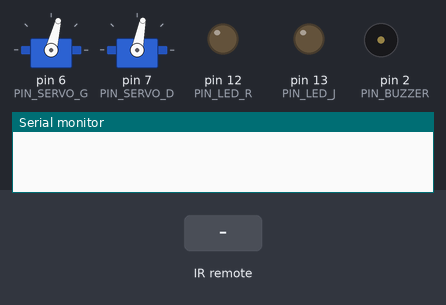
Bench run of a sketch on a simulated Arduino Uno, built with avr-gcc and run on an emulated ATmega328P. On the bench: 2 × servo, output pins drawn as LEDs (lit = HIGH), buzzer (waves = sounding), the last lines printed to the serial monitor. The inputs (shaded band) are chosen by the test bench.

Above: at 1.6 s.
1.7 s: infrared code 0x1A1A840D received
At 3.79 s:
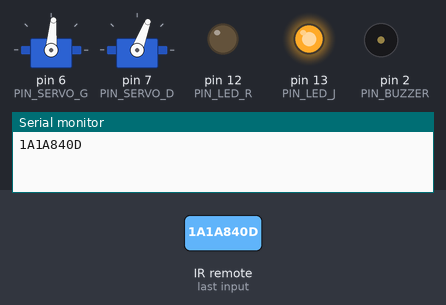
4.7 s: infrared code 0xBE3789AF received
At 6.82 s:
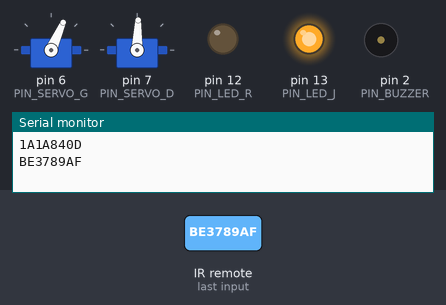
7.7 s: infrared code 0xF52A30ED received
At 8.1 s:
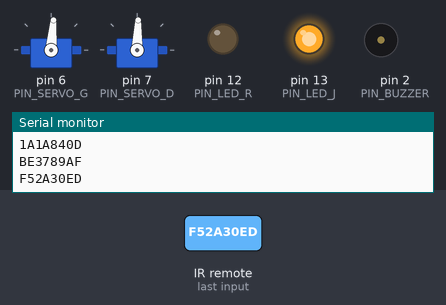
9.7 s: infrared code 0xB4376089 received
At 10.1 s:
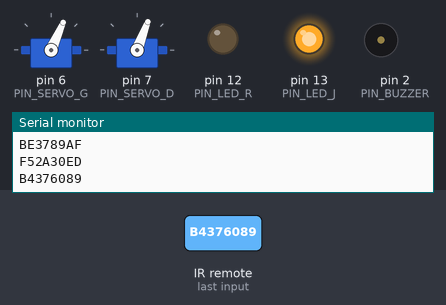
Timing chart, 0 to 12.2 s (numbered marks = the images above; inputs shaded):
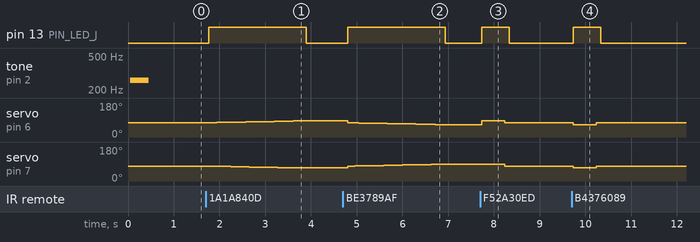

The sketch:

Robot_2_Roues.ino
```cpp
/////////////////////////////////////////////////////////////////////////////////////
/*
   Robot à 2 roues télécommandé par IR (version 2016.10.06a)
   Copyright 2016 - Eric Sérandour

   This program is free software; you can redistribute it and/or modify
   it under the terms of the GNU General Public License as published by
   the Free Software Foundation; either version 2 of the License, or
   (at your option) any later version.

   This program is distributed in the hope that it will be useful,
   but WITHOUT ANY WARRANTY; without even the implied warranty of
   MERCHANTABILITY or FITNESS FOR A PARTICULAR PURPOSE. See the
   GNU General Public License for more details.

   You should have received a copy of the GNU General Public License along
   with this program; if not, write to the Free Software Foundation, Inc.,
   51 Franklin Street, Fifth Floor, Boston, MA 02110-1301 USA.
*/
//////////////////////////////////////////////////////////////////////////////////////
/*
  Compilation réussie avec Arduino 1.0.5, pas avec Arduino 1.6.12
  Type de carte : Arduino Uno
*/
//////////////////////////////////////////////////////////////////////////////////////

#include <Servo.h>
#include <IRremote.h>  // Téléchargeable ici : https://github.com/z3t0/Arduino-IRremote

#define PIN_SERVO_G   6
#define PIN_SERVO_D   7
#define PIN_IR        8
#define PIN_LED_R    12
#define PIN_LED_J    13
#define PIN_BUZZER    2

// Création de 2 objets Servo pour contrôler chacun des servomoteurs
Servo myServoG;    // Le servomoteur qui supporte la roue gauche
Servo myServoD;    // Le servomoteur qui supporte la roue droite

// Les moteurs des roues
const int VIT_G0 = 1324;  // Le moteur gauche est à l'arrêt (à adapter)
const int VIT_D0 = 1356;  // Le moteur droit est à l'arrêt (à adapter)
const int VIT_MAX = 100;  // Vitesse maximum
int vitG = VIT_G0;        // Vitesse du moteur gauche
int vitD = VIT_D0;        // Vitesse du moteur gauche
int robotBouge = 0;       // 0 : immobile // 1 : en avant // -1 : en arrière

// La télécommande IR
IRrecv irrecv(PIN_IR);
decode_results results;

///////////////////////////////////////////////////////////////////////////////////////////////////////

void setup()
{
  Serial.begin(9600);
  irrecv.enableIRIn(); // Start the receiver

  pinMode(PIN_SERVO_G, OUTPUT);
  pinMode(PIN_SERVO_D, OUTPUT);
  pinMode(PIN_LED_R, OUTPUT);
  pinMode(PIN_LED_J, OUTPUT);
  pinMode(PIN_BUZZER, OUTPUT);

  myServoG.attach(PIN_SERVO_G);
  myServoD.attach(PIN_SERVO_D);

  // On n'avance pas !!!
  robotImmobile();

  // 3 petites notes pour commencer
  for (int i = 1; i <= 3 ; i++) {
    playNote('c', 100);
    delay(50);
  }
}

///////////////////////////////////////////////////////////////////////////////////////////////////////

void loop() {
  digitalWrite(PIN_LED_J, LOW);
  if (irrecv.decode(&results)) {
    Serial.println(results.value, HEX);
    irrecv.resume();  // Receive the next value
    switch (results.value) {
      case 0x1A1A840D :  // Avance : touche CH up
        digitalWrite(PIN_LED_J, HIGH);
        robotAvance(0, VIT_MAX, 2000);
        break;
      case 0xBE3789AF :  // Recule : touche CH down
        digitalWrite(PIN_LED_J, HIGH);
        robotRecule(0, VIT_MAX, 2000);
        break;
      case 0xB4376089 :  // Pivote à gauche : touche VOL down
        digitalWrite(PIN_LED_J, HIGH);
        robotPivoteG(VIT_MAX, 500);
        break;
      case 0xF52A30ED :  // Pivote à droite : touche VOL up
        digitalWrite(PIN_LED_J, HIGH);
        robotPivoteD(VIT_MAX, 500);
        break;
      case 0x9FDBA829 :  // Décélère : touche P/L
        digitalWrite(PIN_LED_J, HIGH);
        if (robotBouge != 0) { robotDecelere(VIT_MAX, 0, 2000); }
        break;
      case 0x182E178D :  // Immobile : touche PAS DE SON
        digitalWrite(PIN_LED_J, HIGH);
        robotImmobile();
        break;
      case 0x383952AF :  // Immobile : touche MARCHE / ARRET
        digitalWrite(PIN_LED_J, HIGH);
        robotImmobile();
        break;
    }
  }
  delay(100);
}

///////////////////////////////////////////////////////////////////////////////////////////////////////
// Le robot est à l'arrêt
///////////////////////////////////////////////////////////////////////////////////////////////////////

void robotImmobile()
 {
  vitG = VIT_G0;
  vitD = VIT_D0;
  myServoG.writeMicroseconds(vitG);  // Moteur à l'arrêt
  myServoD.writeMicroseconds(vitD);  // Moteur à l'arrêt
  robotBouge = 0;  // false
 }

///////////////////////////////////////////////////////////////////////////////////////////////////////
// Le robot accélère en avançant
///////////////////////////////////////////////////////////////////////////////////////////////////////

void robotAvance(int vitMin, int vitMax, int duree)
{
  for (int i = vitMin; i <= vitMax; i++){
    vitG = VIT_G0 + i;
    vitD = VIT_D0 - i;
    myServoG.writeMicroseconds(vitG);
    myServoD.writeMicroseconds(vitD);
    delay(duree / (vitMax-vitMin));
  }
  robotBouge = 1;  // true
}

///////////////////////////////////////////////////////////////////////////////////////////////////////
// Le robot accélère en reculant
///////////////////////////////////////////////////////////////////////////////////////////////////////

void robotRecule(int vitMin, int vitMax, int duree)
{
  for (int i = vitMin; i <= vitMax; i++){
    vitG = VIT_G0 - i;
    vitD = VIT_D0 + i;
    myServoG.writeMicroseconds(vitG);
    myServoD.writeMicroseconds(vitD);
    delay(duree / (vitMax-vitMin));
  }
  robotBouge = -1;  // true
}

///////////////////////////////////////////////////////////////////////////////////////////////////////
// Le robot décélère
///////////////////////////////////////////////////////////////////////////////////////////////////////

void robotDecelere(int vitMax, int vitMin, int duree)
{
  for (int i = vitMax; i >= vitMin; i--){
    vitG = VIT_G0 + (i * robotBouge);
    vitD = VIT_D0 - (i * robotBouge);
    myServoG.writeMicroseconds(vitG);
    myServoD.writeMicroseconds(vitD);
    delay(duree / (vitMax-vitMin));
  }
  robotBouge = 0;  // false
}

///////////////////////////////////////////////////////////////////////////////////////////////////////
// Le robot pivote à gauche
///////////////////////////////////////////////////////////////////////////////////////////////////////

void robotPivoteG(int vit, int duree)
{
  vitG = VIT_G0 - vit;
  vitD = VIT_D0 - vit;
  myServoG.writeMicroseconds(vitG);
  myServoD.writeMicroseconds(vitD);
  delay(duree);
  robotImmobile();
}

///////////////////////////////////////////////////////////////////////////////////////////////////////
// Le robot pivote à droite
///////////////////////////////////////////////////////////////////////////////////////////////////////

void robotPivoteD(int vit, int duree)
{
  vitG = VIT_G0 + vit;
  vitD = VIT_D0 + vit;
  myServoG.writeMicroseconds(vitG);
  myServoD.writeMicroseconds(vitD);
  delay(duree);
  robotImmobile();
}

///////////////////////////////////////////////////////////////////////////////////////////////////////
// Buzzer
///////////////////////////////////////////////////////////////////////////////////////////////////////

void playTone(int tone, int duration)
{
  for (long i = 0; i < duration * 1000L; i += tone * 2) {
    digitalWrite(PIN_BUZZER, HIGH);
    delayMicroseconds(tone);
    digitalWrite(PIN_BUZZER, LOW);
    delayMicroseconds(tone);
  }
}

void playNote(char note, int duration)
{
  char names[ ] = { 'c', 'd', 'e', 'f', 'g', 'a', 'b', 'C' };        // Do Ré Mi Fa Sol La Si Do
  int tones[ ] = { 1915, 1700, 1519, 1432, 1275, 1136, 1014, 956 };  // Demi-période en ms
  // Play the tone corresponding to the note name
  for (int i = 0; i < 8; i++) {
    if (names[i] == note) {
      playTone(tones[i], duration);
    }
  }
}

///////////////////////////////////////////////////////////////////////////////////////////////////////
```

Measured:
- after the input at 1.7 s, pin 13 (PIN_LED_J): LOW → HIGH after 0.06 s, → LOW 2.1 s later; servo on pin 6 (PIN_SERVO_G): moves from 76° to 85° over 1.7 s, starting after 0.25 s; servo on pin 7 (PIN_SERVO_D): moves from 79° to 69° over 1.9 s, starting after 0.12 s
- after the input at 4.7 s, pin 13 (PIN_LED_J): LOW → HIGH after 0.10 s, → LOW 2.1 s later; servo on pin 6 (PIN_SERVO_G): moves from 85° to 66° over 1.9 s, starting after 0.10 s; servo on pin 7 (PIN_SERVO_D): moves from 69° to 88° over 1.8 s, starting after 0.10 s
- after the input at 7.7 s, pin 13 (PIN_LED_J): LOW → HIGH at once, → LOW 0.60 s later; servo on pin 6 (PIN_SERVO_G): 66° → 85° at once, → 76° 0.50 s later; servo on pin 7 (PIN_SERVO_D): 88° → 79° after 0.54 s
- after the input at 9.7 s, pin 13 (PIN_LED_J): LOW → HIGH at once, → LOW 0.60 s later; servo on pin 6 (PIN_SERVO_G): 76° → 66° at once, → 76° 0.50 s later; servo on pin 7 (PIN_SERVO_D): 79° → 69° at once, → 79° 0.50 s later
